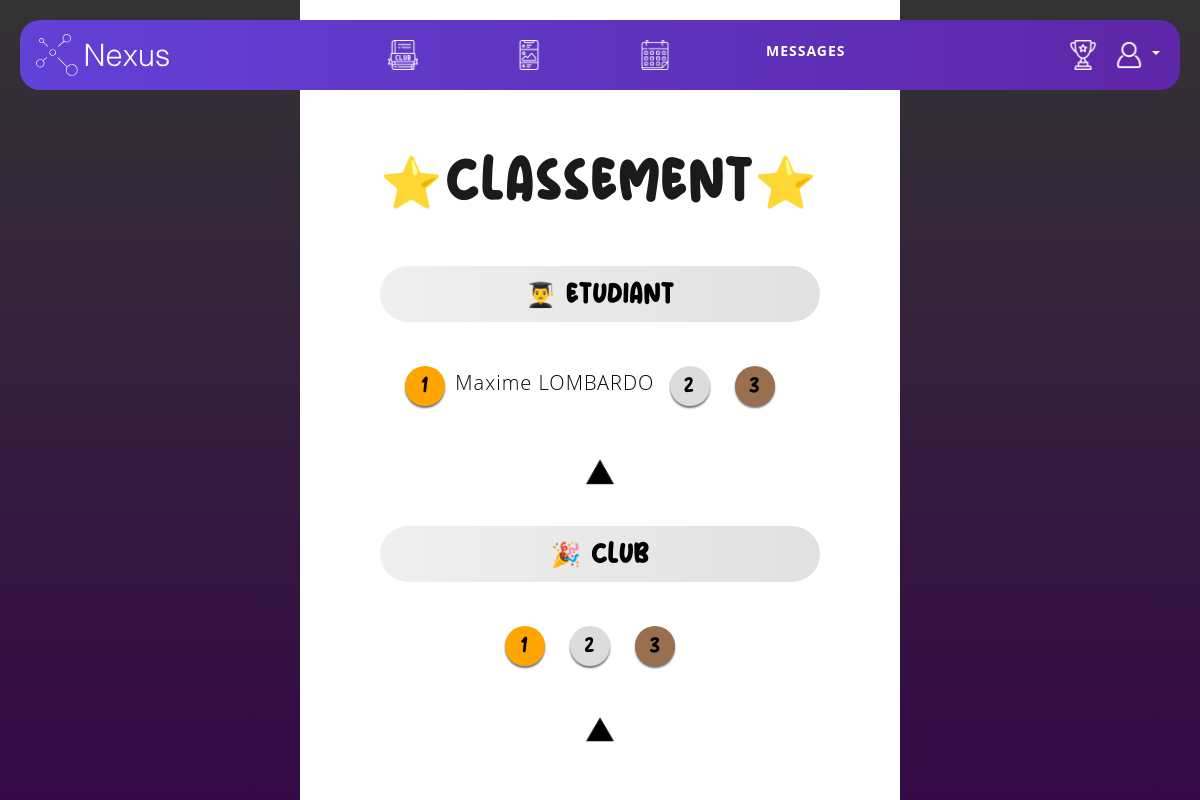
The app's page /classement/, older data.
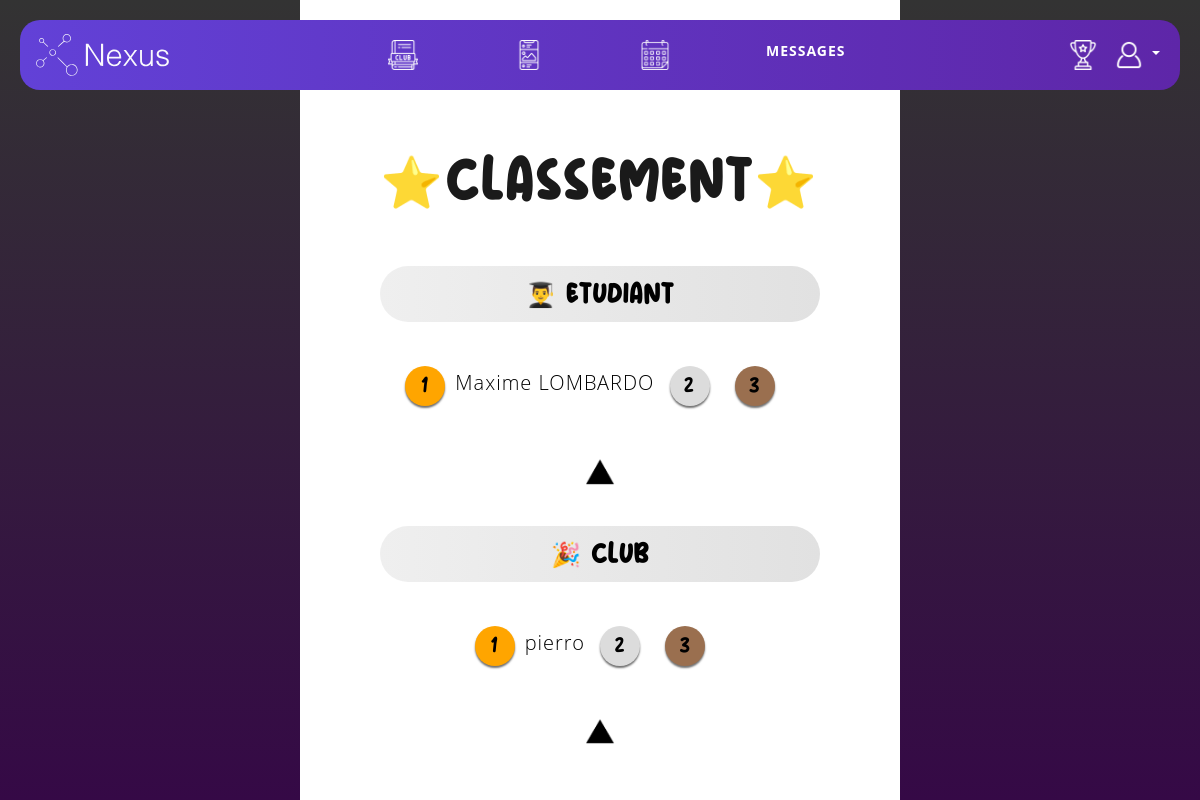
The same page, newer data.
### clubs/models.py (models this page shows, shortened)
class Info_Clubs(models.Model):
    id = models.AutoField(primary_key=True)
    nom = models.CharField(max_length=50)
    nom_affiche = models.CharField(max_length=50, default='')
    description = models.TextField()
    banniere = models.ImageField(upload_to='clubs/')
    photo = models.ImageField(upload_to='clubs/')
    president = models.CharField(max_length=50)
    vp1 = models.CharField(max_length=50, blank=True)
    vp2 = models.CharField(max_length=50, blank=True)
    vp3 = models.CharField(max_length=50, blank=True)
    secretaire = models.CharField(max_length=50, blank=True)
    secretaire2 = models.CharField(max_length=50, blank=True)
    tresorier = models.CharField(max_length=50, blank=True)
    tresorier2 = models.CharField(max_length=50, blank=True)
    membres = models.ManyToManyField(User, through='Subscription', related_name='clubs_subscribed')
    score = models.IntegerField(blank=True, null=True)

### classement/views.py (the view)
# urls.py: path("", views.vueClassement, name="vueClassement"),
def vueClassement(request):
    utilisateurs = UserProfile.objects.all()
    clubs = Info_Clubs.objects.all()
    context = {
        'utilisateurs': utilisateurs,
        'premier_utilisateur': utilisateurs[0] if len(utilisateurs) > 0 else None,
        'deuxieme_utilisateur': utilisateurs[1] if len(utilisateurs) > 1 else None,
        'troisieme_utilisateur': utilisateurs[2] if len(utilisateurs) > 2 else None,
        'clubs': clubs,
        'premier_club': clubs[0] if len(clubs) > 0 else None,
        'deuxieme_club': clubs[1] if len(clubs) > 1 else None,
        'troisieme_club': clubs[2] if len(clubs) > 2 else None,
    }
    return render(request, "classement.html", context)

### classement/templates/classement.html (shortened to what this page needs)
{% extends "base.html" %}
{% load static %}
{% block extra_css %}
<link rel="stylesheet" href="{% static 'css/classement.css' %}">
{% endblock %}
{% block content %}
<div class="background"></div>
<div class="background back2"></div>
<h1 id="titlePrincipal">⭐Classement⭐</h1>
<div class="container">
  <div class="section student-section">
    <div class="title">👨‍🎓 ETUDIANT</div>
    <div class="medal first"><p>1</p></div><p>{{ premier_utilisateur.user.first_name }} {{ premier_utilisateur.user.last_name }}</p>
    <div class="medal second"><p>2</p></div><p>{{ deuxieme_utilisateur.user.first_name }} {{ deuxieme_utilisateur.user.last_name }}</p>
    <div class="medal third"><p>3</p></div><p>{{ troisieme_utilisateur.user.first_name }} {{ troisieme_utilisateur.user.last_name }}</p>
    <a class="triangleEtudiant">
      <img src="{% static 'img/triangle.png' %}" alt="Triangle" style="max-width: 30px;">
    </a>
  </div>
</div>
<div class="container">
  <div class="section club-section">
    <div class="title">🎉 CLUB</div>
      <div class="medal first"><p>1</p></div><p>{{ premier_club.nom }}</p>
      <div class="medal second"><p>2</p></div><p>{{ deuxieme_club.nom }}</p>
      <div class="medal third"><p>3</p></div><p>{{ troisieme_club.nom }}</p>
     <a class="triangleClub">
      <img src="{% static 'img/triangle.png' %}" alt="Triangle" style="max-width: 30px;">
    </a>
  </div>
</div>
{% endblock %}

Row changes from the older to the newer data that the page shows:
added Info_Clubs: nom "pierro"
